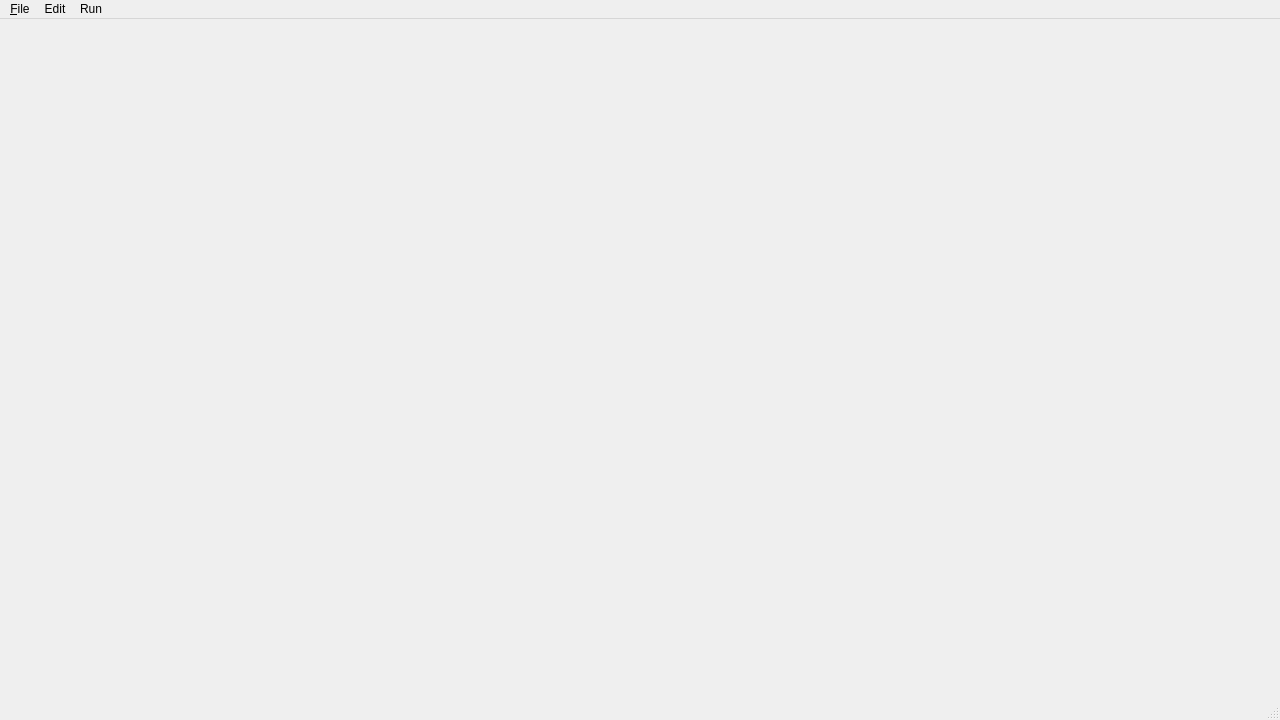
<?xml version="1.0" encoding="UTF-8"?>
<ui version="4.0">
 <class>EditorContainerClass</class>
 <widget class="QMainWindow" name="EditorContainerClass">
  <property name="geometry">
   <rect>
    <x>0</x>
    <y>0</y>
    <width>1280</width>
    <height>720</height>
   </rect>
  </property>
  <property name="windowTitle">
   <string>StormBrewer Engine</string>
  </property>
  <widget class="QWidget" name="centralWidget"/>
  <widget class="QMenuBar" name="menuBar">
   <property name="geometry">
    <rect>
     <x>0</x>
     <y>0</y>
     <width>475</width>
     <height>21</height>
    </rect>
   </property>
   <widget class="QMenu" name="menuFile">
    <property name="title">
     <string>&amp;File</string>
    </property>
    <widget class="QMenu" name="menu_New">
     <property name="title">
      <string>&amp;New</string>
     </property>
    </widget>
    <addaction name="menu_New"/>
    <addaction name="action_Open"/>
    <addaction name="action_Save"/>
    <addaction name="separator"/>
    <addaction name="action_Quit"/>
   </widget>
   <widget class="QMenu" name="menuEdit">
    <property name="title">
     <string>Edit</string>
    </property>
    <addaction name="action_Undo"/>
    <addaction name="action_Redo"/>
   </widget>
   <widget class="QMenu" name="menuRun">
    <property name="title">
     <string>Run</string>
    </property>
    <addaction name="action_TestBuild"/>
    <addaction name="action_TestBuildWithoutOneClient"/>
    <addaction name="action_TestBuildWithBots"/>
   </widget>
   <addaction name="menuFile"/>
   <addaction name="menuEdit"/>
   <addaction name="menuRun"/>
  </widget>
  <widget class="QStatusBar" name="statusBar"/>
  <action name="action_Open">
   <property name="text">
    <string>&amp;Open</string>
   </property>
  </action>
  <action name="action_Save">
   <property name="text">
    <string>Save</string>
   </property>
  </action>
  <action name="action_Quit">
   <property name="text">
    <string>&amp;Quit</string>
   </property>
  </action>
  <action name="action_Sprite">
   <property name="text">
    <string>Sprite</string>
   </property>
  </action>
  <action name="action_Undo">
   <property name="text">
    <string>Undo</string>
   </property>
  </action>
  <action name="action_Redo">
   <property name="text">
    <string>Redo</string>
   </property>
  </action>
  <action name="action_StartServer">
   <property name="text">
    <string>Start Server</string>
   </property>
  </action>
  <action name="action_LaunchClients">
   <property name="text">
    <string>Launch Clients</string>
   </property>
  </action>
  <action name="action_TestBuild">
   <property name="text">
    <string>Test Build</string>
   </property>
  </action>
  <action name="action_TestBuildWithoutOneClient">
   <property name="text">
    <string>Test Build Without One Client</string>
   </property>
  </action>
  <action name="action_TestBuildWithBots">
   <property name="text">
    <string>Test Build With Bots</string>
   </property>
  </action>
 </widget>
 <layoutdefault spacing="6" margin="11"/>
 <resources>
  <include location="EditorContainer.qrc"/>
 </resources>
 <connections/>
</ui>
